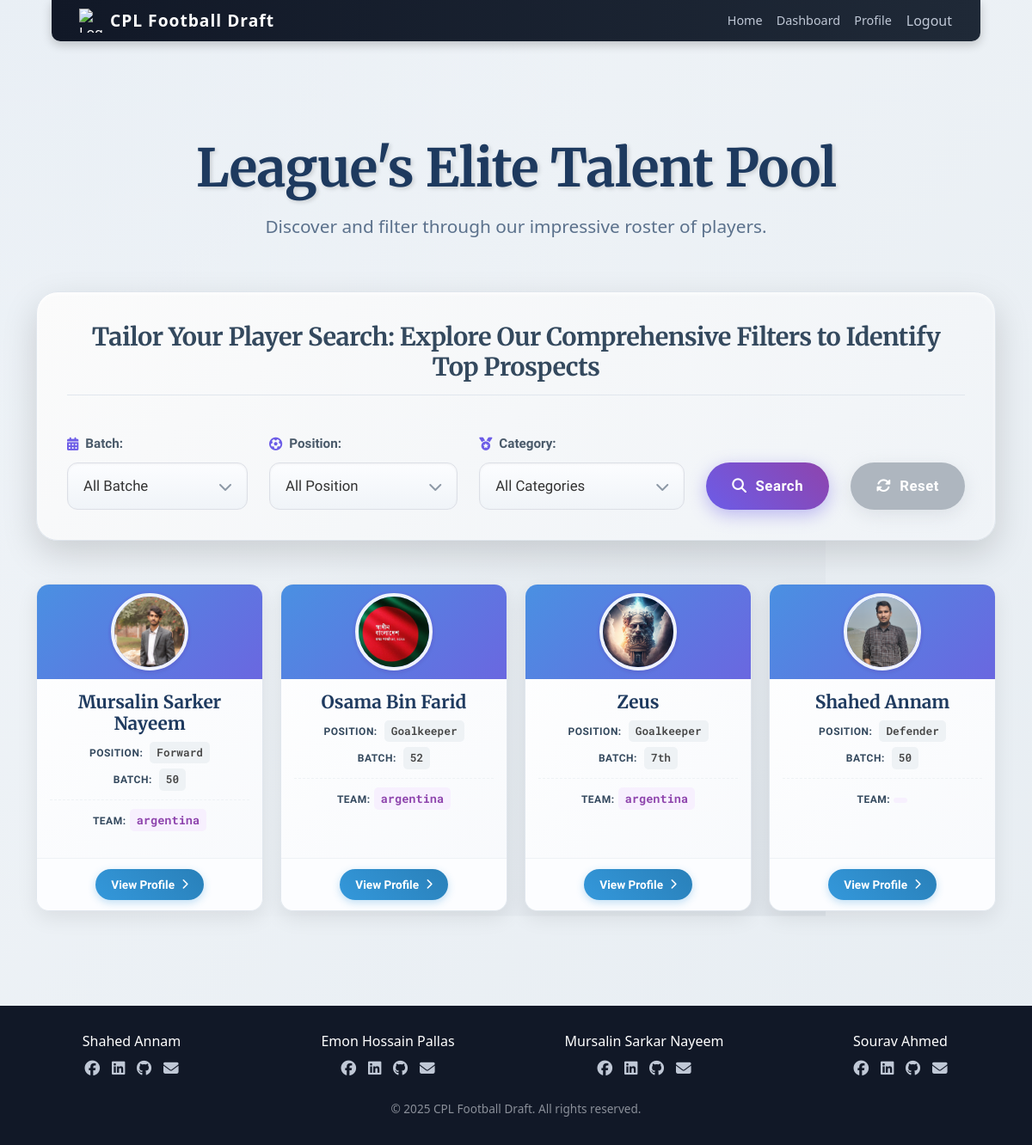
Screenshot of /player/list/ (signed in) with the database file from the repository.
### player/models.py (models this page shows, shortened)
class Player(models.Model):
    POSITION_CHOICES = [
        ('Midfielder', 'Midfielder'),
        ('Goalkeeper', 'Goalkeeper'),
        ('Forward', 'Forward'),
        ('Defender', 'Defender'),
    ]
    user = models.ForeignKey(settings.AUTH_USER_MODEL, on_delete=models.CASCADE)
    name = models.CharField(max_length=100)
    age = models.IntegerField()
    playing_position = models.CharField(max_length=20, choices=POSITION_CHOICES)
    batch = models.CharField(max_length=10)
    contact_number = models.CharField(max_length=15, blank=True, null=True)
    profile_picture = models.ImageField(upload_to='profile_pics/', blank=True, null=True)
    assigned_team = models.CharField(max_length=100, default="Not bought yet")
    registered_at = models.DateTimeField(auto_now_add=True)
    price = models.IntegerField(default=100)
    current_price = models.IntegerField(default=0)
    CATEGORY_CHOICES = [
        ('A', 'Category A'),
        ('B', 'Category B'),
        ('C', 'Category C'),
    ]
    player_class = models.CharField(max_length=1, choices=CATEGORY_CHOICES, blank=True, null=True)

### player/views.py (the view)
# urls.py: path('list/', views.player_list, name='player_list'),
@login_required
def player_list(request):
    batch_filter = request.GET.get('batch', None)
    position_filter = request.GET.get('position', None)
    category_filter = request.GET.get('player_category', None)  # changed here
    players = Player.objects.all()
    if batch_filter:
        players = players.filter(batch=batch_filter)
    if position_filter:
        players = players.filter(playing_position=position_filter)
    if category_filter:
        players = players.filter(player_class=category_filter)  # player_class remains, just filter key changed
    all_batches = list(range(45, 61))
    category_choices = Player.CATEGORY_CHOICES  # pass category choices to template
    return render(request, 'player/player_list.html', {
        'players': players,
        'batch_filter': batch_filter,
        'position_filter': position_filter,
        'category_filter': category_filter,  # changed here
        'all_batches': all_batches,
        'category_choices': category_choices,  # changed here
    })

### templates/player/player_list.html (shortened to what this page needs)
{% extends 'cpl/base.html' %}
{% load static %}
{% block head %}
    <link rel="stylesheet" href="{% static 'player/stylePlayer_list.css' %}">
    <link rel="stylesheet" href="https://cdnjs.cloudflare.com/ajax/libs/font-awesome/6.0.0-beta3/css/all.min.css" />
{% endblock %}
{% block content %}
<div class="player-list-container">
    <h1 class="page-title">League's Elite Talent Pool</h1>
    <p class="page-subtitle">Discover and filter through our impressive roster of players.</p>
    <div class="filter-section elegant-filter">
        <h2 class="filter-header">Tailor Your Player Search: Explore Our Comprehensive Filters to Identify Top Prospects</h2>
        <form method="GET" action="{% url 'player:player_list' %}" class="filter-form">
            <div class="filter-group">
                <label for="batch-filter" class="filter-label"><i class="fas fa-calendar-alt"></i> Batch:</label>
                <div class="custom-select-wrapper">
                    <select id="batch-filter" name="batch" class="filter-select">
                        <option value="">All Batche</option>
                    </select>
                    <div class="select-arrow"></div>
                </div>
            </div>
            <div class="filter-group">
                <label for="position-filter" class="filter-label"><i class="fas fa-futbol"></i> Position:</label>
                <div class="custom-select-wrapper">
                    <select id="position-filter" name="position" class="filter-select">
                        <option value="">All Position</option>
                    </select>
                    <div class="select-arrow"></div>
                </div>
            </div>
            <div class="filter-group">
    <label for="category-filter" class="filter-label"><i class="fas fa-medal"></i> Category:</label>
    <div class="custom-select-wrapper">
        <select id="category-filter" name="player_category" class="filter-select">
            <option value="">All Categories</option>
        </select>
        <div class="select-arrow"></div>
    </div>
</div>
            <button type="submit" class="filter-button primary"><i class="fas fa-search"></i> Search</button>
            <a href="{% url 'player:player_list' %}" class="filter-button secondary"><i class="fas fa-sync-alt"></i> Reset</a>
        </form>
    </div>
    {% if players %}
        <div class="player-grid">
            {% for player in players %}
            <div class="player-card">
                <div class="player-card-header">
                    {% if player.profile_picture %}
                        <img src="{{ player.profile_picture.url }}" alt="{{ player.name }} Profile" class="profile-picture">
                    {% else %}
                        <img src="{% static 'player/img/default_player_silhouette.svg' %}" alt="No Profile Picture" class="profile-picture default-profile-picture">
                    {% endif %}
                </div>
                <div class="player-card-body">
                    <h2 class="player-name">{{ player.name }}</h2>
                    <p class="player-meta">
                        <span class="detail-label">Position:</span>
                        <span class="detail-value position-{{ player.playing_position|lower }}">{{ player.playing_position }}</span>
                    </p>
                    <p class="player-meta">
                        <span class="detail-label">Batch:</span>
                        <span class="detail-value">{{ player.batch }}</span>
                    </p>
                    <p class="player-team-status">
                        <span class="detail-label">Team:</span>
                        <span class="detail-value assigned-team-name {{ player.assigned_team|lower|slugify }}">{{ player.assigned_team }}</span>
                    </p>
                </div>
                <div class="player-card-footer">
                    <a href="{% url 'player:player_profile' player.id %}" class="view-profile-button">
    View Profile <i class="fas fa-chevron-right"></i>
</a>
                </div>
            </div>
            {% endfor %}
        </div>
    {% else %}
        <div class="no-players-found">
            <i class="fas fa-frown no-players-icon"></i>
            <p>No players found matching your criteria. Try adjusting your filters!</p>
            <a href="{% url 'player:player_list' %}" class="filter-button primary">Show All Players</a>
        </div>
    {% endif %}
</div>
{% endblock %}

### rows the page displays
Player: profile_picture (picture), name "Mursalin Sarker Nayeem", playing_position "Forward", batch "50", assigned_team "argentina"
Player: profile_picture (picture), name "Osama Bin Farid", playing_position "Goalkeeper", batch "52", assigned_team "argentina"
Player: profile_picture (picture), name "Zeus", playing_position "Goalkeeper", batch "7th", assigned_team "argentina"
Player: profile_picture (picture), name "Shahed Annam", playing_position "Defender", batch "50"
